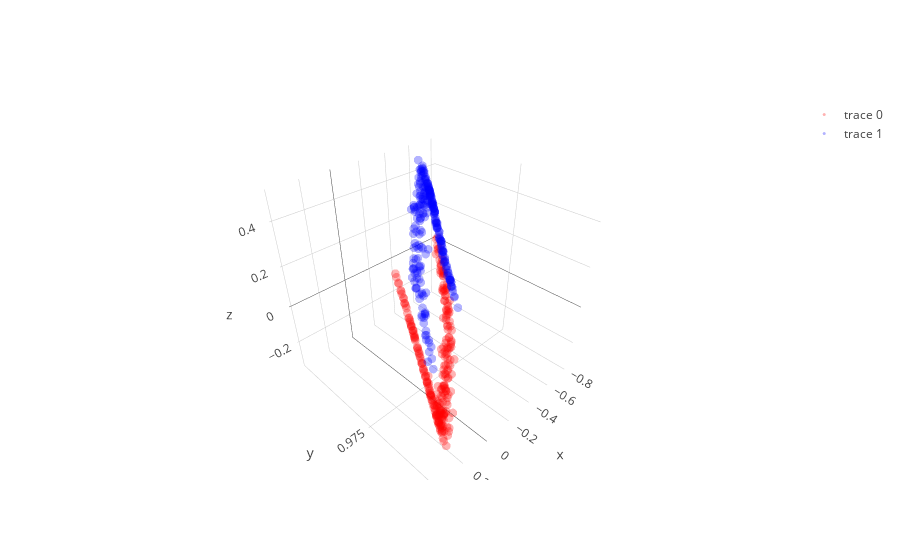

The cell this chart's notebook holds for it:
### Code cell
# with all scale
expand_dim = 3
w1 = np.random.randn(2,expand_dim)
w2 = np.random.randn(expand_dim,1)
a  = np.ones(expand_dim); b = np.ones(expand_dim); c = np.zeros(expand_dim)
a = a/(np.sqrt(np.sum(a**2)))
b = b/(np.sqrt(np.sum(b**2)))

w1 = _sym_decorrelation(w1)
w2 = w2/(np.sqrt(np.sum(w2**2)))

temp_X = np.copy(X)
mini_batch_size = 10
for iter in range(2000):
    cum_loss = 0; temp_X   = shuffle(temp_X)
    
    for mini_batch in range(0,len(X),mini_batch_size):
        current_batch = temp_X[mini_batch:mini_batch+mini_batch_size]
        
        layer1 = current_batch @ w1
        layer1 = layer1  + (1/(iter+1))*np.random.randn(expand_dim)
        layer1a= a*g(b*layer1)+c
        layer1a= layer1a + (1/(iter+1))*np.random.randn(expand_dim)
        layer2 = layer1a       @ w2
        loss   = w2.T @ layer1a.T @ layer1a @ w2
        
        grad2 = -layer1a.T @ layer1a @ w2 
        grad1a= -layer1a@w2@w2.T
        grada = grad1a*g(b*layer1)
        gradb = grad1a*a*g_grad(b*layer1)*layer1
        gradc = grad1a
        grad1 = current_batch.T @(grad1a*a*g_grad(b*layer1)*b) - 2.5 * current_batch.T @ current_batch @ w1 

        w2 = w2 - 0.0000009 * grad2
        a = a -   0.00009    * grada.mean(0)+ (1/(iter+1))*np.random.randn(expand_dim)
        b = b -   0.00009    * gradb.mean(0)+ (1/(iter+1))*np.random.randn(expand_dim)
        c = c -   0.00009   * gradc.mean(0) + (1/(iter+1))*np.random.randn(expand_dim)
        w1 = w1 - 0.0000009 * grad1
        
        w1 = _sym_decorrelation(w1)
        w2 = w2/(np.sqrt(np.sum(w2**2)))
        a = a/(np.sqrt(np.sum(a**2)))
        b = b/(np.sqrt(np.sum(b**2)))
        c = c/(np.sqrt(np.sum(c**2)))

        cum_loss      = cum_loss + loss.mean()
        
    if iter%500==0:print('Iter : ',iter," Loss: ",cum_loss)

# projection
projected_mine = (a*g(b*(X @ w1))+c) @ w2

plt.figure(figsize=(20,5))
plt.subplot(1, 3, 1)
plt.scatter(X[y==0, 0], X[y==0, 1], color='red', alpha=0.5)
plt.scatter(X[y==1, 0], X[y==1, 1], color='blue', alpha=0.5)
plt.quiver(X.mean(0)[0], X.mean(0)[1], evector[0,0],evector[0,1], color=['b'], scale=2.5)
plt.quiver(X.mean(0)[0], X.mean(0)[1], evector[1,0],evector[1,1], color=['g'], scale=2.5)

plt.subplot(1, 3, 2,projection='3d')
one_layer_project = (a*g(b*(X @ w1))+c)
plt.scatter(one_layer_project[:,0],one_layer_project[:,1],one_layer_project[:,2], color='red')

plt.subplot(1, 3, 3)
plt.scatter(projected_mine[y==0], np.zeros((len(projected_mine)//2)),  color='red', alpha=0.05)
plt.scatter(projected_mine[y==1], np.zeros((len(projected_mine)//2)), color='blue', alpha=0.05)
plt.show()

trace1 = go.Scatter3d(
    x=one_layer_project[y==0,0],
    y=one_layer_project[y==0,1],
    z=one_layer_project[y==0,2],
    mode='markers',
    line=dict(color='red',width=0.5),
    marker=dict(size=3,opacity=0.3)
)
trace2 = go.Scatter3d(
    x=one_layer_project[y==1,0],
    y=one_layer_project[y==1,1],
    z=one_layer_project[y==1,2],
    mode='markers',
    line=dict(color='blue',width=0.5),
    marker=dict(size=3,opacity=0.3)
)
data = [trace1,trace2]
fig  = go.Figure(data=data)
iplot(fig)

### Figure 1 — Plotly figure (JSON) as saved in the notebook; plotly's stock layout.template omitted (floating-point values rounded to 4 significant figures; data arrays with more than 128 entries replaced by an {"elided": "..."} marker saying what was removed)
{"data": [{"line": {"color": "red", "width": 0.5}, "marker": {"opacity": 0.3, "size": 3}, "mode": "markers", "type": "scatter3d", "uid": "37c1613a-852a-4fcd-82fd-9275bed2ada1", "x": {"elided": "250 float values"}, "y": {"elided": "250 float values"}, "z": {"elided": "250 float values"}}, {"line": {"color": "blue", "width": 0.5}, "marker": {"opacity": 0.3, "size": 3}, "mode": "markers", "type": "scatter3d", "uid": "8a3b4286-9b54-461c-a5fe-d7c91bb1930f", "x": {"elided": "250 float values"}, "y": {"elided": "250 float values"}, "z": {"elided": "250 float values"}}], "layout": {}}
